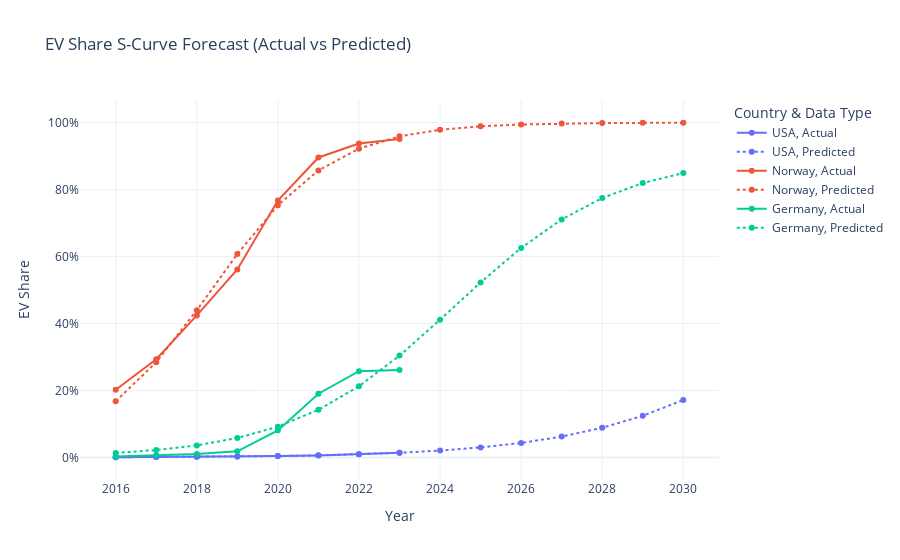

Notebook code cell kept with this figure:
### Markdown cell above
### S-curve Forecast (Actual vs Predicted)

### Code cell
fig = px.line(
    all_preds,
    x="Year",
    y="EV_share",
    color="country",
    line_dash="Type",  # Actual vs Predicted
    title="EV Share S-Curve Forecast (Actual vs Predicted)",
    labels={
        "EV_share": "EV Share (%)",
        "Year": "Year",
        "country": "Country",
        "Type": "Data Type"
    }
)

fig.update_traces(mode="lines+markers")
fig.update_layout(
    yaxis_tickformat=".0%",
    yaxis_title="EV Share",
    legend_title="Country & Data Type",
    template="plotly_white"
)

fig.show()

### Figure 1 — Plotly figure (JSON) as saved in the notebook; plotly's stock layout.template omitted (floating-point values rounded to 4 significant figures)
{"data": [{"hovertemplate": "Country=USA<br>Data Type=Actual<br>Year=%{x}<br>EV Share (%)=%{y}<extra></extra>", "legendgroup": "USA, Actual", "line": {"color": "#636efa", "dash": "solid"}, "marker": {"symbol": "circle"}, "mode": "lines+markers", "name": "USA, Actual", "orientation": "v", "showlegend": true, "type": "scatter", "x": [2016, 2017, 2018, 2019, 2020, 2021, 2022, 2023], "xaxis": "x", "y": [0.001245, 0.001655, 0.002493, 0.003376, 0.004373, 0.006006, 0.01002, 0.01443], "yaxis": "y"}, {"hovertemplate": "Country=USA<br>Data Type=Predicted<br>Year=%{x}<br>EV Share (%)=%{y}<extra></extra>", "legendgroup": "USA, Predicted", "line": {"color": "#636efa", "dash": "dot"}, "marker": {"symbol": "circle"}, "mode": "lines+markers", "name": "USA, Predicted", "orientation": "v", "showlegend": true, "type": "scatter", "x": [2016, 2017, 2018, 2019, 2020, 2021, 2022, 2023, 2024, 2025, 2026, 2027, 2028, 2029, 2030], "xaxis": "x", "y": [0.0009947, 0.001458, 0.002137, 0.003132, 0.004586, 0.006711, 0.00981, 0.01432, 0.02084, 0.03025, 0.04368, 0.06265, 0.08901, 0.1248, 0.1719], "yaxis": "y"}, {"hovertemplate": "Country=Norway<br>Data Type=Actual<br>Year=%{x}<br>EV Share (%)=%{y}<extra></extra>", "legendgroup": "Norway, Actual", "line": {"color": "#EF553B", "dash": "solid"}, "marker": {"symbol": "circle"}, "mode": "lines+markers", "name": "Norway, Actual", "orientation": "v", "showlegend": true, "type": "scatter", "x": [2016, 2017, 2018, 2019, 2020, 2021, 2022, 2023], "xaxis": "x", "y": [0.2025, 0.2937, 0.4244, 0.5616, 0.7674, 0.896, 0.9377, 0.9511], "yaxis": "y"}, {"hovertemplate": "Country=Norway<br>Data Type=Predicted<br>Year=%{x}<br>EV Share (%)=%{y}<extra></extra>", "legendgroup": "Norway, Predicted", "line": {"color": "#EF553B", "dash": "dot"}, "marker": {"symbol": "circle"}, "mode": "lines+markers", "name": "Norway, Predicted", "orientation": "v", "showlegend": true, "type": "scatter", "x": [2016, 2017, 2018, 2019, 2020, 2021, 2022, 2023, 2024, 2025, 2026, 2027, 2028, 2029, 2030], "xaxis": "x", "y": [0.1681, 0.2849, 0.4398, 0.6075, 0.7532, 0.8574, 0.9222, 0.959, 0.9788, 0.9891, 0.9944, 0.9972, 0.9986, 0.9993, 0.9996], "yaxis": "y"}, {"hovertemplate": "Country=Germany<br>Data Type=Actual<br>Year=%{x}<br>EV Share (%)=%{y}<extra></extra>", "legendgroup": "Germany, Actual", "line": {"color": "#00cc96", "dash": "solid"}, "marker": {"symbol": "circle"}, "mode": "lines+markers", "name": "Germany, Actual", "orientation": "v", "showlegend": true, "type": "scatter", "x": [2016, 2017, 2018, 2019, 2020, 2021, 2022, 2023], "xaxis": "x", "y": [0.003454, 0.007465, 0.01091, 0.01879, 0.08126, 0.1907, 0.2581, 0.2616], "yaxis": "y"}, {"hovertemplate": "Country=Germany<br>Data Type=Predicted<br>Year=%{x}<br>EV Share (%)=%{y}<extra></extra>", "legendgroup": "Germany, Predicted", "line": {"color": "#00cc96", "dash": "dot"}, "marker": {"symbol": "circle"}, "mode": "lines+markers", "name": "Germany, Predicted", "orientation": "v", "showlegend": true, "type": "scatter", "x": [2016, 2017, 2018, 2019, 2020, 2021, 2022, 2023, 2024, 2025, 2026, 2027, 2028, 2029, 2030], "xaxis": "x", "y": [0.01377, 0.02246, 0.03641, 0.05844, 0.09237, 0.1427, 0.2131, 0.3044, 0.4114, 0.5229, 0.626, 0.711, 0.7749, 0.8197, 0.8495], "yaxis": "y"}], "layout": {"legend": {"title": {"text": "Country & Data Type"}, "tracegroupgap": 0}, "title": {"text": "EV Share S-Curve Forecast (Actual vs Predicted)"}, "xaxis": {"anchor": "y", "domain": [0, 1], "title": {"text": "Year"}}, "yaxis": {"anchor": "x", "domain": [0, 1], "tickformat": ".0%", "title": {"text": "EV Share"}}}}
